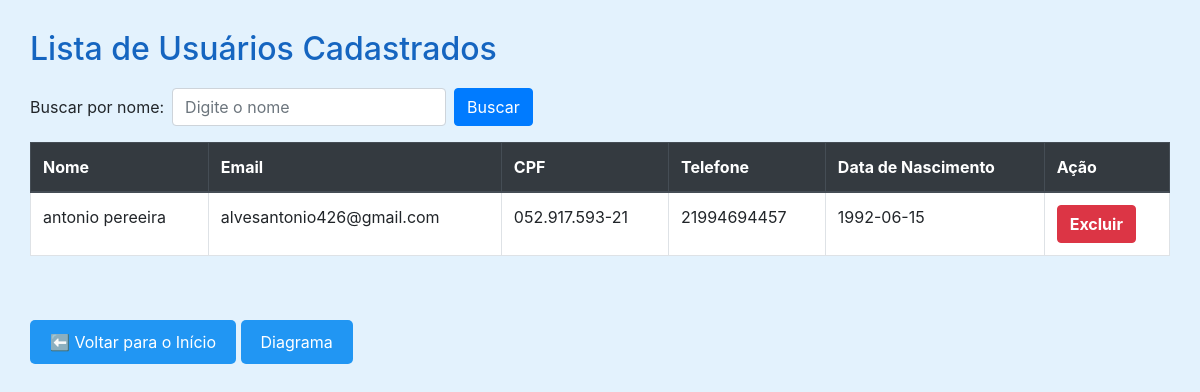
/usuarios.php?busca=antonio pereeira (signed in), run on the app's committed database.
### tables this page shows
CREATE TABLE `usuarios` (
  `id` int(11) NOT NULL,
  `nome` varchar(100) DEFAULT NULL,
  `data_nascimento` date DEFAULT NULL,
  `nome_mae` varchar(100) DEFAULT NULL,
  `cpf` varchar(14) DEFAULT NULL,
  `email` varchar(100) DEFAULT NULL,
  `telefone` varchar(20) DEFAULT NULL,
  `endereco` varchar(255) DEFAULT NULL,
  `login` varchar(50) DEFAULT NULL,
  `senha` varchar(255) DEFAULT NULL
);

### usuarios.php (the view, shortened to what this page needs)
<?php
require_once 'controllers/conexao.php';
?>
<!DOCTYPE html>
<html lang="pt-br">
<head>
    <link rel="stylesheet" href="https://stackpath.bootstrapcdn.com/bootstrap/4.5.2/css/bootstrap.min.css">
</head>
<body>
    <h2>Lista de Usuários Cadastrados</h2>
    <form method="GET" class="form-inline mb-3">
        <label class="mr-2">Buscar por nome:</label>
        <input type="text" name="busca" class="form-control mr-2" placeholder="Digite o nome">
        <button type="submit" class="btn btn-primary">Buscar</button>
    </form>
    <table class="table table-bordered">
        <thead class="thead-dark">
            <tr>
                <th>Nome</th>
                <th>Email</th>
                <th>CPF</th>
                <th>Telefone</th>
                <th>Data de Nascimento</th>
                <th>Ação</th>
            </tr>
        </thead>
        <tbody>
            <?php
            $busca = isset($_GET['busca']) ? trim($_GET['busca']) : '';
            if ($busca !== '') {
                $sql = "SELECT id, nome, email, cpf, telefone, data_nascimento FROM usuarios WHERE nome LIKE ? ORDER BY id ASC";
                $stmt = $conn->prepare($sql);
                $termoBusca = "%$busca%";
                $stmt->bind_param("s", $termoBusca);
            } else {
                $sql = "SELECT id, nome, email, cpf, telefone, data_nascimento FROM usuarios ORDER BY id ASC";
                $stmt = $conn->prepare($sql);
            }
            $stmt->execute();
            $resultado = $stmt->get_result();
            while ($row = $resultado->fetch_assoc()) {
                echo "<tr>";
                echo "<td>" . htmlspecialchars($row["nome"]) . "</td>";
                echo "<td>" . htmlspecialchars($row["email"]) . "</td>";
                echo "<td>" . htmlspecialchars($row["cpf"]) . "</td>";
                echo "<td>" . htmlspecialchars($row["telefone"]) . "</td>";
                echo "<td>" . htmlspecialchars($row["data_nascimento"]) . "</td>";
                echo "<td><a href='controllers/excluir_usuario.php?id=" . $row["id"] . "' class='btn btn-danger' onclick=\"return confirm('Tem certeza que deseja excluir este usuário?');\">Excluir</a></td>";
                echo "</tr>";
            }
            ?>
        </tbody>
    </table>
    <br><br>
<a href="index.html" style="text-decoration: none;">
  <button style="padding: 10px 20px; background-color: #2196F3; color: white; border: none; border-radius: 5px; font-size: 16px; cursor: pointer;">
    ⬅ Voltar para o Início
  </button>
</a>
<a href="diagrama.html" style="text-decoration: none;">
  <button style="padding: 10px 20px; background-color: #2196F3; color: white; border: none; border-radius: 5px; font-size: 16px; cursor: pointer;">
    Diagrama
  </button>
</a>
</body>
</html>

### usuarios.php (style rules this page uses)
body { background-color: #e3f2fd; padding: 30px; }
h2 { color: #1565c0; margin-bottom: 20px; }
table { background-color: white; }
.btn-danger { font-weight: bold; }

### data on the page
usuarios: nome "antonio pereeira", email "alvesantonio426@gmail.com", cpf "052.917.593-21", telefone "21994694457", data_nascimento "1992-06-15"
